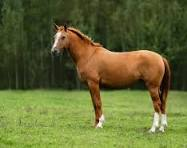
#> input picture P Deep_Learning_with_PyTorch/horse.jpg, 187 x 148 px
$ jupyter execute --allow-errors 'Photo change.ipynb'
#> lines starting #> are read from the running program, lines starting #| are printed output that depends on the picture
## Install Required Libraries

[cell 1]
# Install only the packages needed for this notebook
# %pip install pillow matplotlib

## Import Libraries

[cell 2]
import matplotlib.pyplot as plt
from PIL import Image

## Load Image

[cell 3]
image = Image.open("horse.jpg").convert("RGB")
#> image is the input picture: PIL image 187x148 RGB; mean R, G, B 99.8, 105.1, 52

plt.imshow(image)
plt.title("Original Horse")
plt.axis("off")
plt.show()

## Preprocess Image

[cell 4]
# Resize and display the image without requiring torch/torchvision
from PIL import Image

image = Image.open("horse.jpg").convert("RGB")
resized_image = image.resize((256, 256))
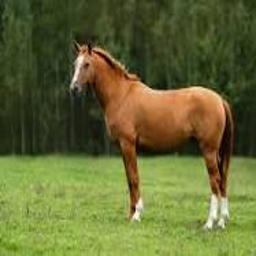
#> resized_image: PIL image 256x256 RGB; mean R, G, B 99.8, 105.1, 52

plt.figure(figsize=(4, 4))
plt.imshow(resized_image)
plt.title("Resized Horse")
plt.axis("off")
plt.show()
